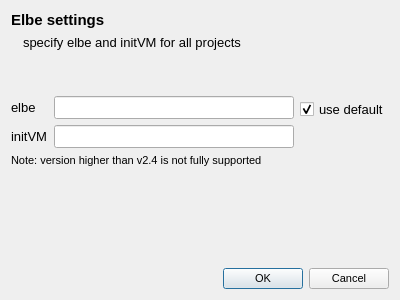
<?xml version="1.0" encoding="UTF-8"?>
<ui version="4.0">
 <class>ElbeSettingsDialog</class>
 <widget class="QDialog" name="ElbeSettingsDialog">
  <property name="geometry">
   <rect>
    <x>0</x>
    <y>0</y>
    <width>400</width>
    <height>300</height>
   </rect>
  </property>
  <property name="font">
   <font>
    <pointsize>8</pointsize>
   </font>
  </property>
  <property name="windowTitle">
   <string>Dialog</string>
  </property>
  <layout class="QVBoxLayout" name="verticalLayout_4">
   <item>
    <widget class="QLabel" name="Headline">
     <property name="font">
      <font>
       <pointsize>11</pointsize>
       <weight>75</weight>
       <bold>true</bold>
      </font>
     </property>
     <property name="text">
      <string>Elbe settings</string>
     </property>
    </widget>
   </item>
   <item>
    <layout class="QHBoxLayout" name="horizontalLayout_2">
     <item>
      <widget class="QLabel" name="ErrorIcon">
       <property name="sizePolicy">
        <sizepolicy hsizetype="Minimum" vsizetype="Minimum">
         <horstretch>0</horstretch>
         <verstretch>0</verstretch>
        </sizepolicy>
       </property>
       <property name="text">
        <string/>
       </property>
       <property name="pixmap">
        <pixmap resource="style.qrc">:/qss_icons/rc/ErrorIcon.png</pixmap>
       </property>
      </widget>
     </item>
     <item>
      <widget class="QLabel" name="Information">
       <property name="sizePolicy">
        <sizepolicy hsizetype="Expanding" vsizetype="Preferred">
         <horstretch>0</horstretch>
         <verstretch>0</verstretch>
        </sizepolicy>
       </property>
       <property name="font">
        <font>
         <pointsize>10</pointsize>
        </font>
       </property>
       <property name="text">
        <string>specify elbe and initVM for all projects</string>
       </property>
      </widget>
     </item>
    </layout>
   </item>
   <item>
    <spacer name="verticalSpacer">
     <property name="orientation">
      <enum>Qt::Vertical</enum>
     </property>
     <property name="sizeType">
      <enum>QSizePolicy::Maximum</enum>
     </property>
     <property name="sizeHint" stdset="0">
      <size>
       <width>20</width>
       <height>40</height>
      </size>
     </property>
    </spacer>
   </item>
   <item>
    <layout class="QHBoxLayout" name="horizontalLayout">
     <item>
      <layout class="QVBoxLayout" name="verticalLayout_2">
       <item>
        <widget class="QLabel" name="elbeLabel">
         <property name="font">
          <font>
           <pointsize>10</pointsize>
          </font>
         </property>
         <property name="text">
          <string>elbe</string>
         </property>
        </widget>
       </item>
       <item>
        <widget class="QLabel" name="elbeLabel_2">
         <property name="font">
          <font>
           <pointsize>10</pointsize>
          </font>
         </property>
         <property name="text">
          <string>initVM</string>
         </property>
        </widget>
       </item>
      </layout>
     </item>
     <item>
      <layout class="QVBoxLayout" name="verticalLayout">
       <item>
        <widget class="QLineEdit" name="elbeEntry">
         <property name="font">
          <font>
           <pointsize>10</pointsize>
          </font>
         </property>
        </widget>
       </item>
       <item>
        <widget class="QLineEdit" name="initVMEntry">
         <property name="font">
          <font>
           <pointsize>10</pointsize>
          </font>
         </property>
        </widget>
       </item>
      </layout>
     </item>
     <item>
      <layout class="QVBoxLayout" name="verticalLayout_3">
       <item>
        <widget class="QCheckBox" name="defaultCheckbox">
         <property name="font">
          <font>
           <pointsize>10</pointsize>
          </font>
         </property>
         <property name="toolTip">
          <string>use elbe which is installed on the system</string>
         </property>
         <property name="text">
          <string>use default</string>
         </property>
         <property name="checked">
          <bool>true</bool>
         </property>
        </widget>
       </item>
       <item>
        <spacer name="verticalSpacer_3">
         <property name="orientation">
          <enum>Qt::Vertical</enum>
         </property>
         <property name="sizeType">
          <enum>QSizePolicy::Preferred</enum>
         </property>
         <property name="sizeHint" stdset="0">
          <size>
           <width>20</width>
           <height>24</height>
          </size>
         </property>
        </spacer>
       </item>
      </layout>
     </item>
    </layout>
   </item>
   <item>
    <widget class="QLabel" name="Note">
     <property name="text">
      <string>Note: version higher than v2.4 is not fully supported</string>
     </property>
    </widget>
   </item>
   <item>
    <spacer name="verticalSpacer_2">
     <property name="orientation">
      <enum>Qt::Vertical</enum>
     </property>
     <property name="sizeHint" stdset="0">
      <size>
       <width>20</width>
       <height>40</height>
      </size>
     </property>
    </spacer>
   </item>
   <item>
    <widget class="QDialogButtonBox" name="buttonBox">
     <property name="orientation">
      <enum>Qt::Horizontal</enum>
     </property>
     <property name="standardButtons">
      <set>QDialogButtonBox::Cancel|QDialogButtonBox::Ok</set>
     </property>
    </widget>
   </item>
  </layout>
 </widget>
 <resources>
  <include location="style.qrc"/>
 </resources>
 <connections>
  <connection>
   <sender>buttonBox</sender>
   <signal>accepted()</signal>
   <receiver>ElbeSettingsDialog</receiver>
   <slot>accept()</slot>
   <hints>
    <hint type="sourcelabel">
     <x>248</x>
     <y>254</y>
    </hint>
    <hint type="destinationlabel">
     <x>157</x>
     <y>274</y>
    </hint>
   </hints>
  </connection>
  <connection>
   <sender>buttonBox</sender>
   <signal>rejected()</signal>
   <receiver>ElbeSettingsDialog</receiver>
   <slot>reject()</slot>
   <hints>
    <hint type="sourcelabel">
     <x>316</x>
     <y>260</y>
    </hint>
    <hint type="destinationlabel">
     <x>286</x>
     <y>274</y>
    </hint>
   </hints>
  </connection>
 </connections>
</ui>
